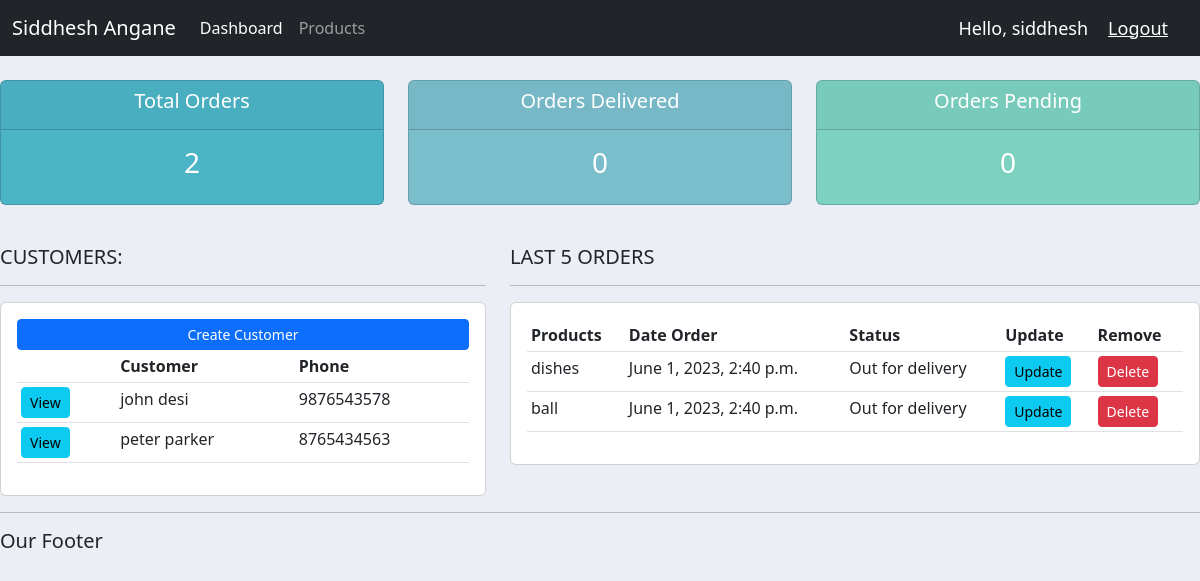
The app's page / (signed in) with its own data.
### accounts/models.py (models this page shows, shortened)
class Customer(models.Model):
    user = models.OneToOneField(User, blank=True,null=True,on_delete=models.CASCADE)
    name = models.CharField(max_length=200, null=True)
    phone = models.CharField(max_length=200, null=True)
    email = models.CharField(max_length=200, null=True)
    profile_pic = models.ImageField(null=True, blank= True)
    date_created = models.DateTimeField(auto_now_add=True, null=True)

class Order(models.Model):
    STATUS = (
        ("Pending", "Pending"),
        ("Out for delivery", "Out for delivery"),
        ("Delivered", "Delivered")
    )
    customer = models.ForeignKey(Customer, null=True, on_delete=models.SET_NULL)
    product = models.ForeignKey(Product, null=True, on_delete=models.SET_NULL)
    date_created= models.DateTimeField(auto_now_add=True, null=True)
    status = models.CharField(max_length=200, null=True, choices=STATUS)
    note = models.CharField(max_length=1000, null=True)

class Product(models.Model):
    CATEGORY = (
        ("Indoor", "Indoor"),
        ("Out door", "Out door"),
    )
    name = models.CharField(max_length=200, null=True)
    price = models.FloatField(null=True)
    category= models.CharField(max_length=200, null=True, choices=CATEGORY)
    description = models.CharField(max_length=200, null=True, blank=True)
    date_created= models.DateTimeField(auto_now_add=True, null=True)
    tags = models.ManyToManyField(Tag)
    def __str__(self) -> str:
        return self.name

### accounts/decorators.py (the view)
    def wrapper_func(request, *args, **kwargs):
        group = None
        if request.user.groups.exists():
            group = request.user.groups.all()[0].name
        if group == "customer":
             return redirect("/user")
        if group == "admin":
            return view_func(request, *args, **kwargs)

### accounts/views.py (called while the page is built)
@login_required(login_url='login_page')
@admin_only
def home(request):
    orders = Order.objects.all()
    customers = Customer.objects.all()
    total_customers = customers.count()
    total_orders = orders.count()
    delivered = orders.filter(status="Delivered").count()
    pendings = orders.filter(status="Pending").count()
    context = {
        "orders": orders,
        "customers": customers,
        "total_orders": total_orders,
        "total_customers": total_customers,
        "delivered": delivered,
        "pendings": pendings
    }
    return render(request, 'accounts/dashboard.html', context)

### accounts/templates/accounts/dashboard.html
{% extends 'accounts/main.html' %}
{% block content %}
{% include 'accounts/status.html' %}
<br>
<div class="row">
    <div class="col-md-5">
        <h5>CUSTOMERS:</h5>
        <hr>
        <div class="card card-body">
            <a href="" class="btn btn-primary btn-sm btn-block">Create Customer</a>
            <table class="table table-sm">
                <tr>
                    <th></th>
                    <th>Customer</th>
                    <th>Phone</th>
                </tr>
                {% for customer in customers %}
                    <tr>
                        <td><a href="{% url 'customer' customer.id %}" class="btn btn-sm btn-info">View</a></td>
                        <td>{{customer.name}}</td>
                        <td>{{customer.phone}}</td>
                    </tr>
                {% endfor %}
            </table>
        </div>
    </div>
    <div class="col-md-7">
        <h5>LAST 5 ORDERS</h5>
        <hr>
        <div class="card card-body">
            <table class="table table-sm">
                <tr>
                    <th>Products</th>
                    <th>Date Order</th>
                    <th>Status</th>
                    <th>Update</th>
                    <th>Remove</th>
                </tr>
                {% for order in orders %}
                    <tr>
                        <td>{{order.product}}</td>
                        <td>{{order.date_created}}</td>
                        <td>{{order.status}}</td>
                        <td><a href="{% url 'update_order' order.id %}" class="btn btn-sm btn-info">Update</a></td>
                        <td><a href="{% url 'delete_order' order.id%}" class="btn btn-sm btn-danger">Delete</a></td>
                    </tr>
                {% endfor %}
            </table>
        </div>
    </div>
</div>
{% endblock %}

### accounts/templates/accounts/main.html (shortened to what this page needs)
{% load static %}
<!DOCTYPE html>
<html lang="en">
    <head>
        <link rel="stylesheet" href="https://cdn.jsdelivr.net/npm/bootstrap@5.2.3/dist/css/bootstrap.min.css">
        <link rel="stylesheet" href="{% static '/css/main.css' %}">
    </head>
    <body>
    {% include 'accounts/navbar.html' %}
    {% block content %}
    {% endblock %}
    <hr>
    <h5>Our Footer</h5>
</body>
</html>

### accounts/templates/accounts/navbar.html (shortened to what this page needs)
<nav class="navbar navbar-expand-lg bg-body-tertiary navbar-dark bg-dark">
    <div class="container-fluid">
      <a class="navbar-brand" href="#">Siddhesh Angane</a>
      <div class="collapse navbar-collapse" id="navbarNav">
        <ul class="navbar-nav">
          {% if request.user.is_staff %}
          <li class="nav-item">
            <a class="nav-link active" aria-current="page" href="#">Dashboard</a>
          </li>
          <li class="nav-item">
            <a class="nav-link" href="#">Products</a>
          </li>
          {% else %}
          <li class="nav-item">
            <a class="nav-link" href="#">Settings</a>
          </li>
          {% endif %}
        </ul>
      </div>
      <span class="hello-msg">Hello, {{request.user}}</span>
      <span><a  class="hello-msg" href="{% url 'logout_user' %}">Logout</a></span>
    </div>
  </nav>

### accounts/templates/accounts/status.html
<br>
<div class="row">
    <div class="col">
        <div class="col-md">
            <div class="card text-center text-white mb-3" id="total-orders">
                <div class="card-header">
                    <h5 class="card-title">Total Orders</h5>
                </div>
                <div class="card-body">
                    <h3 class="card-title">{{total_orders}}</h3>
                </div>
            </div>
        </div>
    </div>
    <div class="col">
        <div class="col-md">
            <div class="card text-center text-white mb-3" id="orders-delivered">
                <div class="card-header">
                    <h5 class="card-title">Orders Delivered</h5>
                </div>
                <div class="card-body">
                    <h3 class="card-title">{{delivered}}</h3>
                </div>
            </div>
        </div>
    </div>
    <div class="col">
        <div class="col-md">
            <div class="card text-center text-white mb-3" id="orders-pending">
                <div class="card-header">
                    <h5 class="card-title">Orders Pending</h5>
                </div>
                <div class="card-body">
                    <h3 class="card-title">{{pendings}}</h3>
                </div>
            </div>
        </div>
    </div>
</div>

### static/css/main.css (style rules this page uses)
body { background-color: #ebeff5; }
#total-orders { background-color: #4cb4c7; }
#orders-delivered { background-color: #7abecc; }
#orders-pending { background-color: #7cd1c0; }

### accounts/templates/accounts/navbar.html (style rules this page uses)
.hello-msg { font-size: 18px; color: #fff; margin-right: 20px; }

### records on screen
Customer: name "john desi", phone "9876543578"
Customer: name "peter parker", phone "8765434563"
Order: product "dishes", date_created "June 1, 2023, 2:40 p.m.", status "Out for delivery"
Order: product "ball", date_created "June 1, 2023, 2:40 p.m.", status "Out for delivery"

### other values on screen
{{ request.user }} "siddhesh"
{{ total_orders }} "2"
{{ delivered }} "0"
{{ pendings }} "0"
